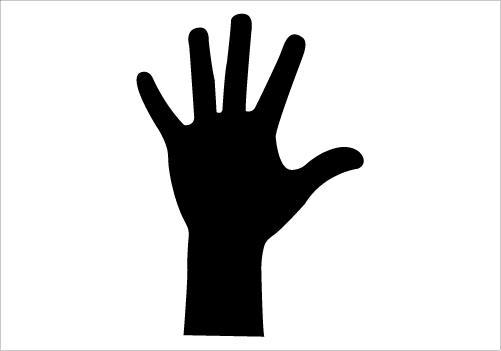
#> input picture py-process/assets/images/hand.jpg, 501 x 351 px, found by its file name
$ python skeleton.py
#> lines starting #> are read from the running program, lines starting #| are printed output that depends on the picture; after the words box and inside, x2 and y2 are one past the last pixel; in counts of white or black regions, pixels touching at a corner belong together
import cv2
from matplotlib import pyplot as plt
import numpy as np
"""
    Reference http://felix.abecassis.me/2011/09/opencv-morphological-skeleton/
"""
def readi(path, typer = "color"):
#> called with path = '../../assets/images/hand.jpg', typer = 'gray'
    if typer == "color":
        return cv2.imread(path, 1)
    elif typer == "gray":
        return cv2.imread(path, 0)
#> returned value: shape (351, 501); min 0, max 255, mean 210.5

def get_structure(name="rectangular"):
    # Rectangular Kernel
    if name == "rectangular":
        return cv2.getStructuringElement(cv2.MORPH_RECT,(3,3))
    if name == "elliptical":
        return cv2.getStructuringElement(cv2.MORPH_ELLIPSE,(3,3))
    if name == "cross-shaped":
        return cv2.getStructuringElement(cv2.MORPH_CROSS,(3,3))
    print ("write a valid name\n")

def skeleton(img,iters=1, invertir_color=False):
    s1 = get_structure("cross-shaped")

    img2 = img
    temp = np.zeros((img.shape[0], img.shape[1]), np.uint8)
    skel = np.zeros((img.shape[0], img.shape[1]), np.uint8)


    for i in range(iters):

        eroded = cv2.erode(img, s1, iterations  = 1)
        temp   = cv2.dilate(eroded, s1, iterations  = 1)
        temp   = cv2.subtract(img, temp);
        skel   = cv2.bitwise_or(skel, temp);

        img = eroded

    if(invertir_color):
        ret,img2 = cv2.threshold(img2,200,255,cv2.THRESH_BINARY_INV)
        ret,skel = cv2.threshold(skel,200,255,cv2.THRESH_BINARY_INV)

    plt.subplot(1,2,1), plt.imshow(img2, cmap="gray"), plt.title("Real Image")
    plt.subplot(1,2,2), plt.imshow(skel, cmap="gray"), plt.title("Skeleton")

    plt.show()

if __name__ == "__main__":
    img = readi("../../assets/images/hand.jpg", "gray")
    invertir_color = True   #Cuando el fondo es negro lo aplicamos
    iters = 100
    if (invertir_color):
        ret,thresh1 = cv2.threshold(img,200,255,cv2.THRESH_BINARY_INV)
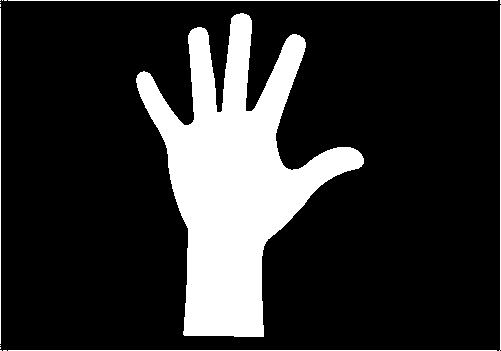
#> thresh1: shape (351, 501); 18.5% white; 15 white regions (10 under 20 px), largest, box (x1, y1, x2, y2) and area: (136, 13, 364, 337) 30773, (8, 0, 498, 1) 490, (8, 350, 497, 351) 489, (499, 5, 501, 351) 346, (0, 8, 1, 344) 336
        skeleton(thresh1,iters, invertir_color)
#> the loop in skeleton, `for i in range(iters): ` made 100 passes
#> pass 1, in skeleton, `eroded = cv2.erode(img, s1, iterations  = 1)`:
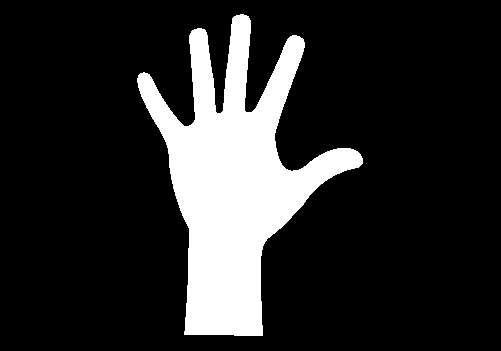
#> eroded: shape (351, 501); 16.8% white; 1 white region, box (x1, y1, x2, y2) and area: (137, 14, 363, 336) 29457
#> pass 1, in skeleton, `temp   = cv2.dilate(eroded, s1, iterations  = 1)`:
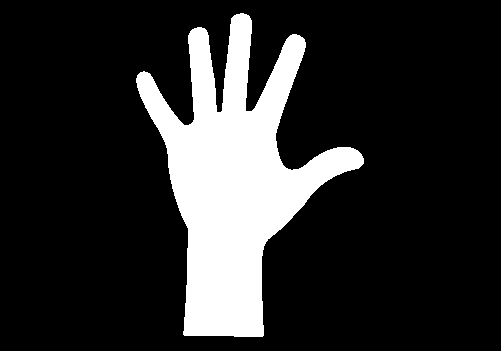
#> temp: shape (351, 501); 17.5% white; 1 white region, box (x1, y1, x2, y2) and area: (136, 13, 364, 337) 30771
#> pass 1, in skeleton, `temp   = cv2.subtract(img, temp);`:
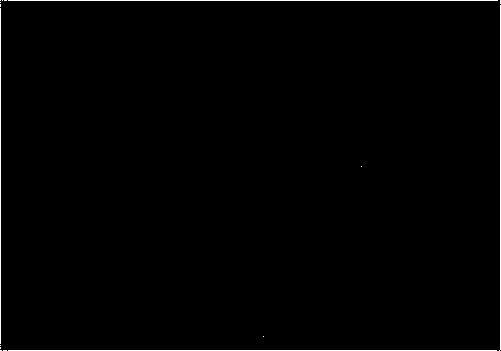
#> temp: shape (351, 501); 0.96% white in thin lines or dots
#> pass 2, in skeleton, `eroded = cv2.erode(img, s1, iterations  = 1)`:
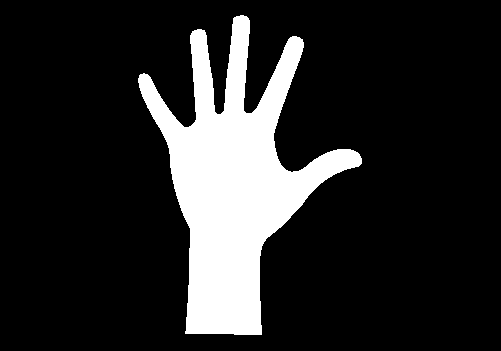
#> eroded: shape (351, 501); 16% white; 1 white region, box (x1, y1, x2, y2) and area: (138, 15, 362, 335) 28147
#> after the loop in skeleton, `for i in range(iters):`: eroded: shape (351, 501); every value is 0
#> after the loop in skeleton, `for i in range(iters):`:
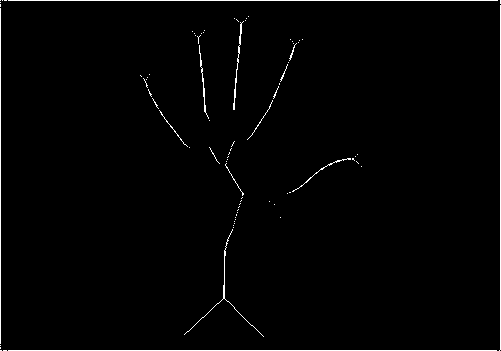
#> skel: shape (351, 501); 1.4% white in thin lines or dots
#> in skeleton, `ret,skel = cv2.threshold(skel,200,255,cv2.THRESH_BINARY_INV)`: skel: shape (351, 501); 98.6% white; black in thin lines or dots
    else:
        ret,thresh1 = cv2.threshold(img,200,255,cv2.THRESH_BINARY)
        skeleton(thresh1,iters, invertir_color)

$ run again, with py-process/assets/images/letterA.jpg copied over py-process/assets/images/hand.jpg
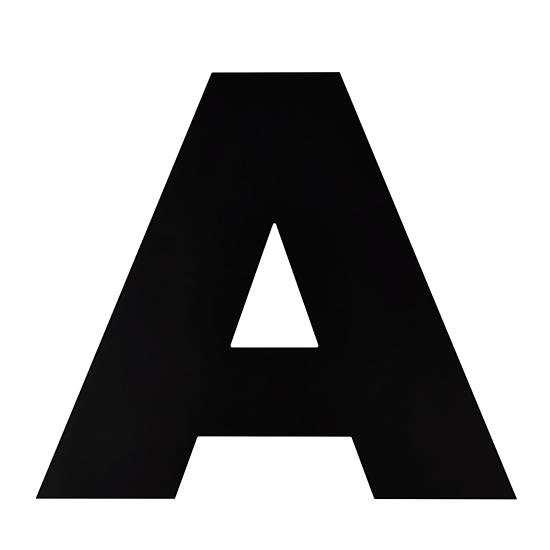
#> input picture py-process/assets/images/letterA.jpg, 550 x 550 px, found by its file name
#> `ret,thresh1 = cv2.threshold(img,200,255,cv2.THRESH_BINARY_INV)`:
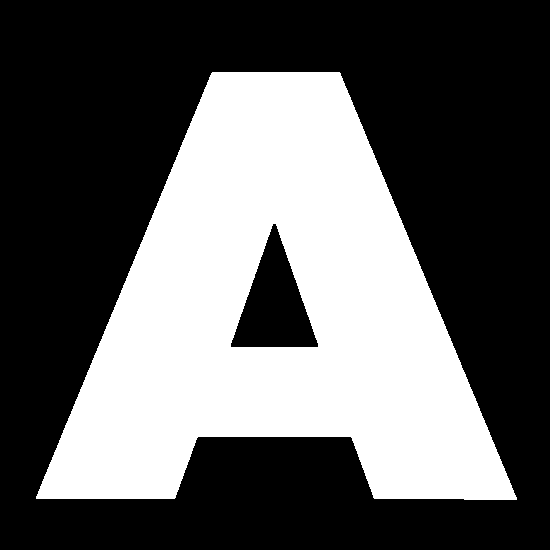
#> thresh1: shape (550, 550); 37.6% white; 1 white region, box (x1, y1, x2, y2) and area: (36, 72, 517, 500) 113798
#> after the loop in skeleton, `for i in range(iters):`:
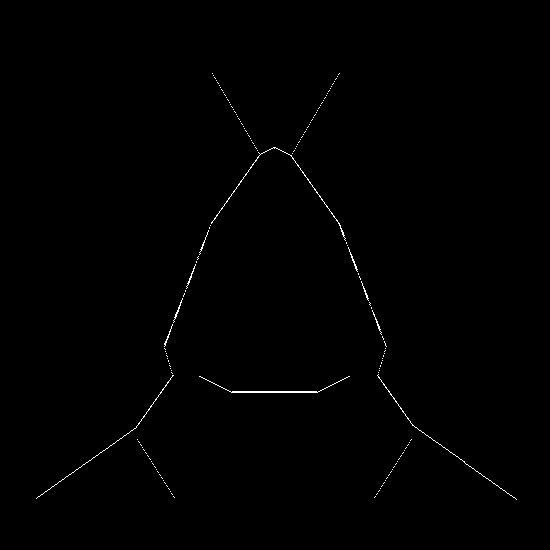
#> skel: shape (550, 550); 0.42% white in thin lines or dots, all inside (x1, y1, x2, y2) = (36, 73, 517, 500)

$ run again, with py-process/assets/images/puzzle.jpg copied over py-process/assets/images/hand.jpg
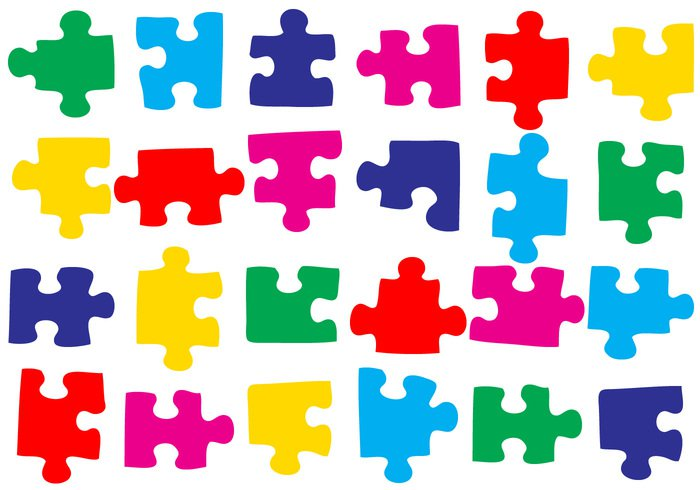
#> input picture py-process/assets/images/puzzle.jpg, 700 x 490 px, found by its file name
#> `ret,thresh1 = cv2.threshold(img,200,255,cv2.THRESH_BINARY_INV)`:
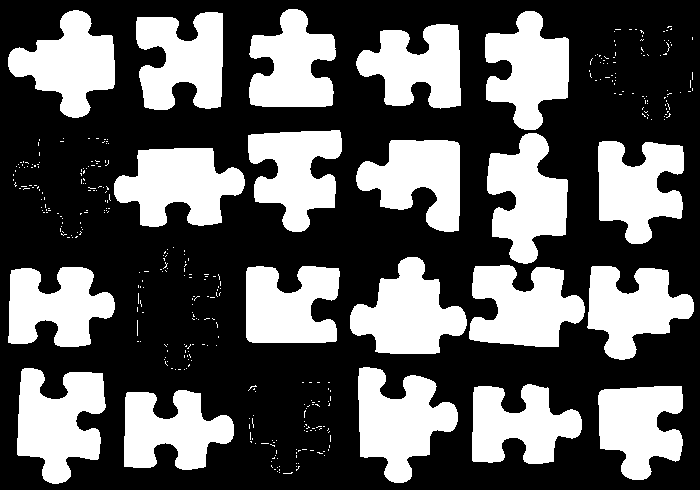
#> thresh1: shape (490, 700); 36.4% white; 372 white regions (352 under 20 px), largest, box (x1, y1, x2, y2) and area: (358, 367, 458, 483) 6863, (17, 368, 106, 484) 6861, (114, 148, 245, 227) 6806
#> after the loop in skeleton, `for i in range(iters):`:
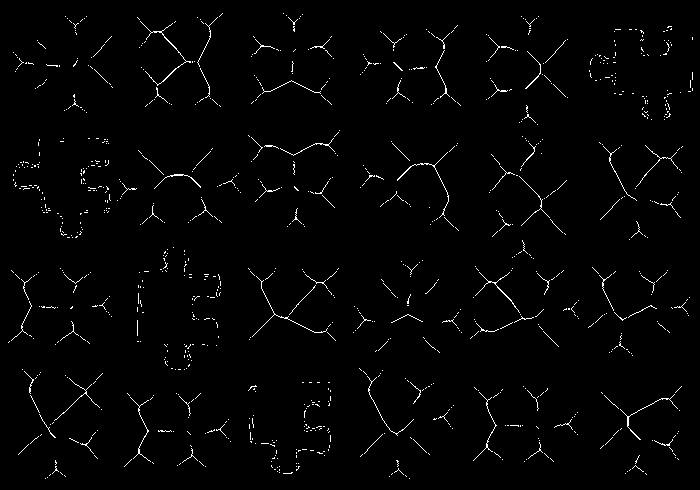
#> skel: shape (490, 700); 1.7% white in thin lines or dots
